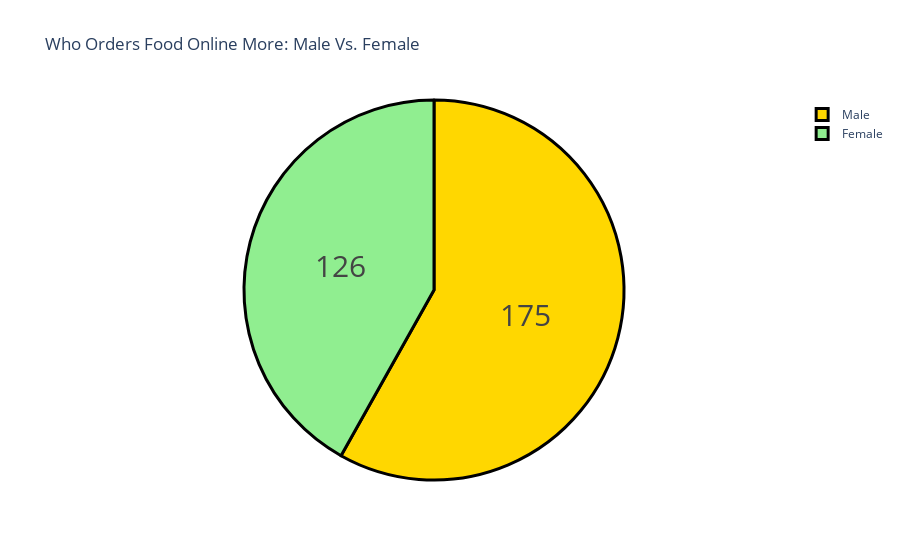

Notebook code for this chart:
### Code cell
buying_again_data = data.query("Output == 'Yes'")
gender = buying_again_data["Gender"].value_counts()
label = gender.index
counts = gender.values
colors = ['gold','lightgreen']

fig = go.Figure(data=[go.Pie(labels=label, values=counts)])
fig.update_layout(title_text='Who Orders Food Online More: Male Vs. Female')
fig.update_traces(hoverinfo='label+percent', textinfo='value', textfont_size=30,
                 marker=dict(colors=colors, line=dict(color='black', width=3)))
fig.show()

### Figure 1 — Plotly figure (JSON) as saved in the notebook; plotly's stock layout.template omitted (floating-point values rounded to 4 significant figures)
{"data": [{"hoverinfo": "label+percent", "labels": ["Male", "Female"], "marker": {"colors": ["gold", "lightgreen"], "line": {"color": "black", "width": 3}}, "textfont": {"size": 30}, "textinfo": "value", "type": "pie", "values": [175, 126]}], "layout": {"title": {"text": "Who Orders Food Online More: Male Vs. Female"}}}
